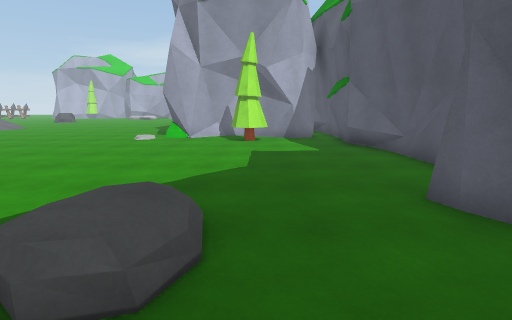
View 1 (above)

18 first-person views from a walk through a Unity game level. The camera is 1.5 m above the floor, tilts 10° down and sees 80° across. The floor is counted in squares, 1 m on a side. Each view is taken from the middle of a square. On the plan, view 1 faces up. The plan holds only what a view shows up to about 15 squares ahead; the rest is blank. The place goes on beyond the plan. The player is left out. Some animated figures are left out.

View 2
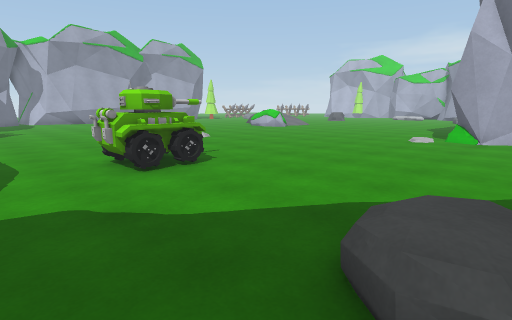

View 3
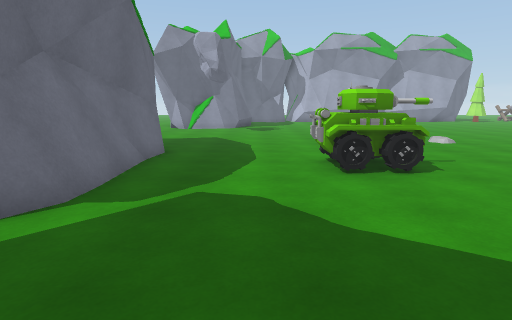

View 4
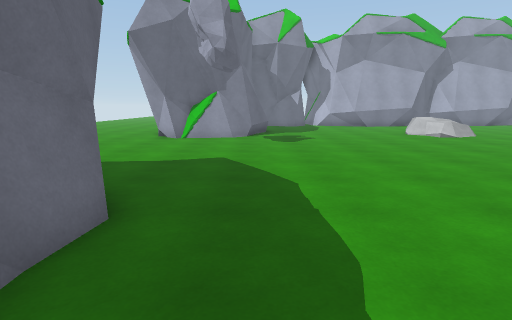

View 5
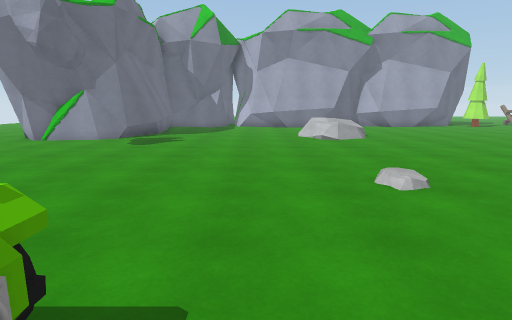

View 6
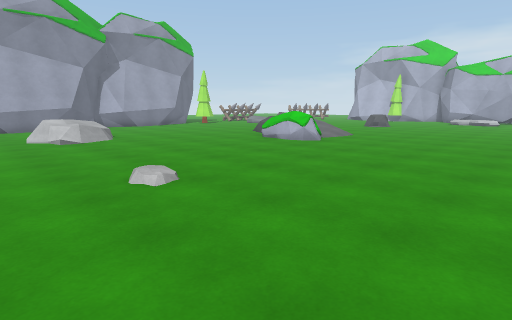

View 7
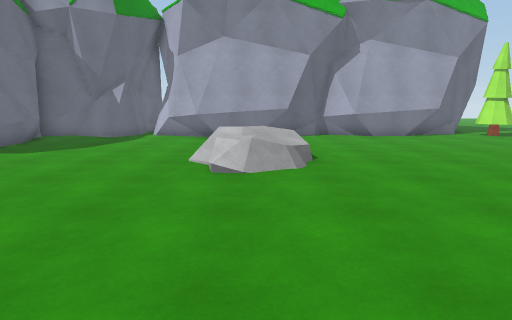

View 8
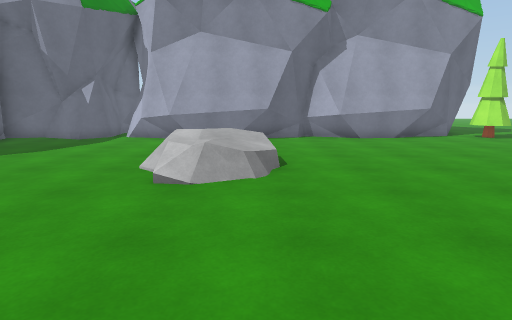

View 9
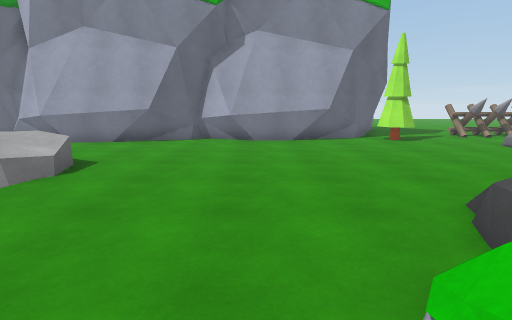

View 10
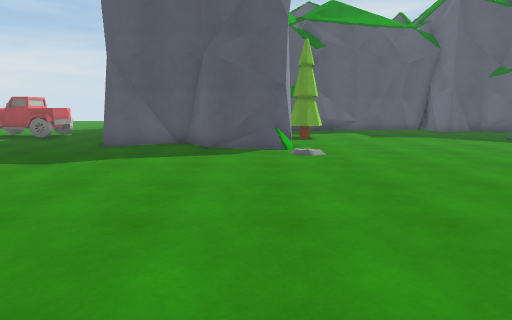

View 11
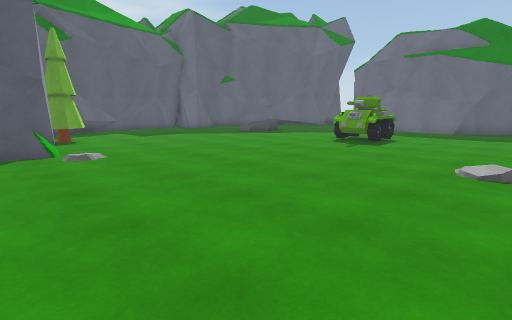

View 12
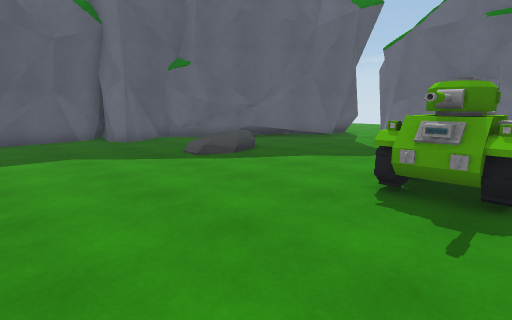

View 13
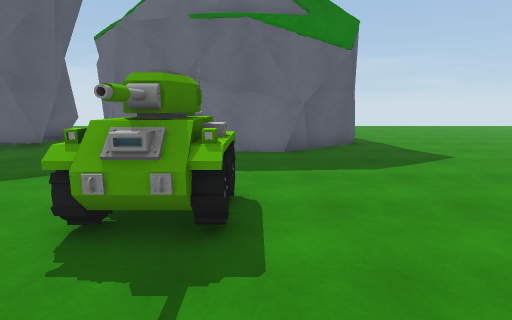

View 14
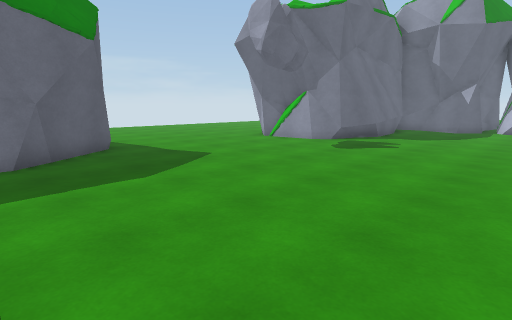

View 15
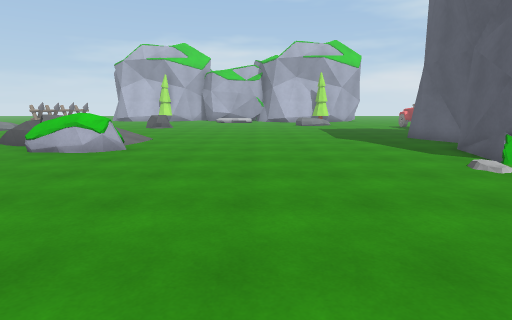

View 16
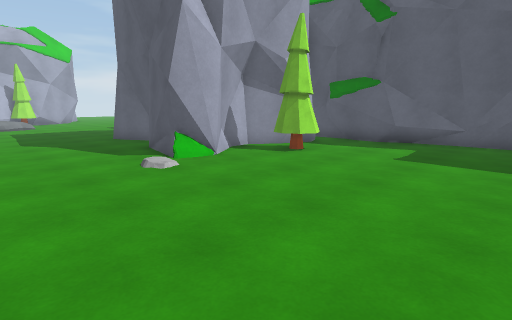

View 17
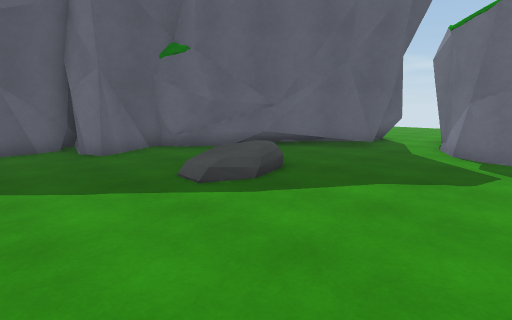

View 18
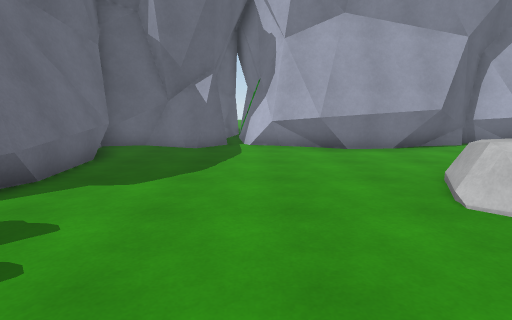

### Floor plan
Key: @ floor where view 1 was taken; # wall or solid block; . main floor; : floor 0.5 m higher than the main floor; / step, stairs or slope; = window, fence, low wall or low ledge; T tree; R rock; A tank; O other object.
Columns run from 31 left of view 1 to 4 right of it. Each row starts with its distance up from view 1.
 22 TT......       ............##
 21 .........      /............#
 20 #.........     /............#
 19 #.........R/R  .............#
 18 #.........../  O...........##
 17 #...........OOOO...........#
 16 ##.........................#####
 15 ##.........................##..#####
 14 #.............................TT..##
 13 #.............................TT...#
 12 ##.................................#
 11  #....R::..........................#
 10  #....   /.........................#
  9  #....RR//......./..................
  8  #..................................
  7  #..................................
  6 ##..................................
  5 #.....................AA..........##
  4 #....................AAA.....//...##
  3 #....................AAA.....//...#
  2 #............................R/..##
  1 #..............................  ##
  0 #.#######......................@##
 -1 ###     ##.....................##
 -2          #..........##==#=....##
 -3          #........#########..##
 -4          #.......##       ##.#
 -5          #.......          #.#
 -6          ........          ###

Where each view was taken, in squares from view 1:
view 1: 0 up, 0 right, facing up
view 2: 0 up, 1 left, facing up-left
view 3: 1 up, 1 left, facing left
view 4: 0 up, 7 left, facing left
view 5: 6 up, 8 left, facing left
view 6: 6 up, 8 left, facing up-left
view 7: 10 up, 15 left, facing left
view 8: 11 up, 16 left, facing left
view 9: 16 up, 17 left, facing left
view 10: 16 up, 15 left, facing right
view 11: 17 up, 15 left, facing down-right
view 12: 10 up, 10 left, facing down-right
view 13: 8 up, 10 left, facing down
view 14: 7 up, 10 left, facing down-left
view 15: 7 up, 11 left, facing up
view 16: 7 up, 9 left, facing up-right
view 17: 8 up, 7 left, facing down-right
view 18: 5 up, 19 left, facing left
